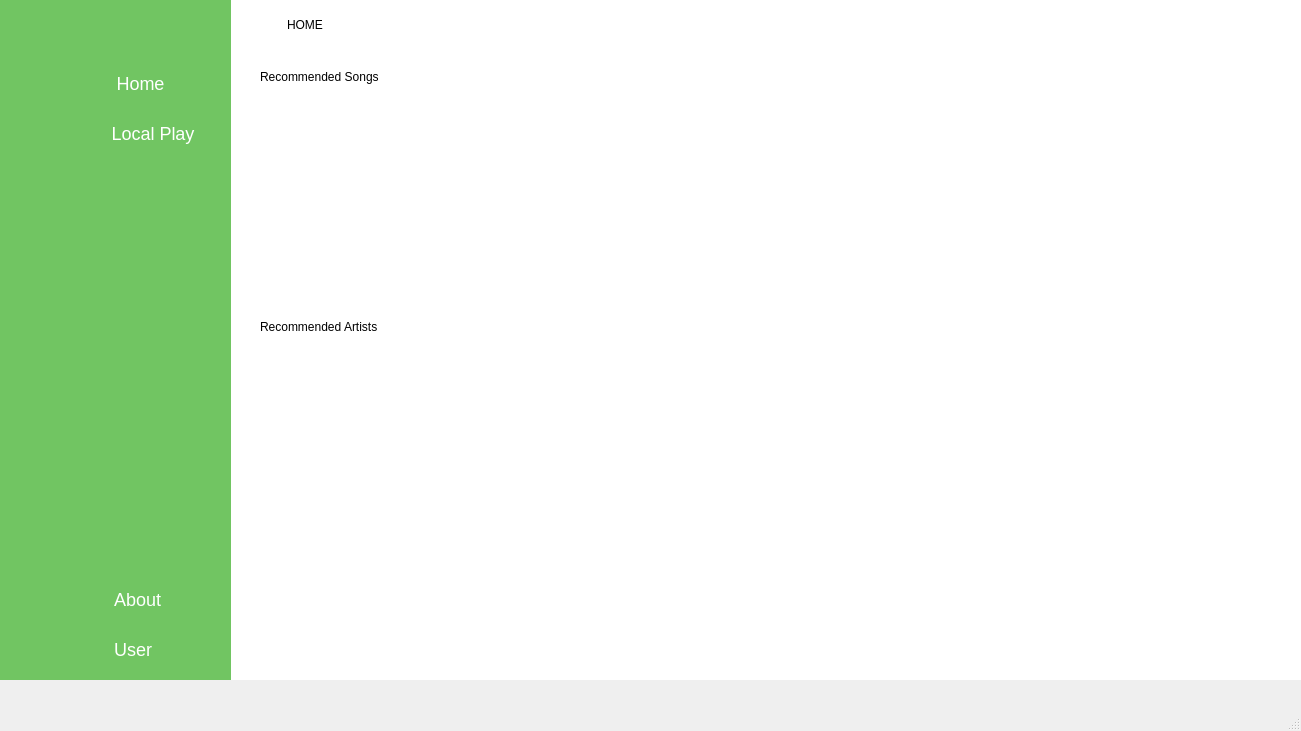
<?xml version="1.0" encoding="UTF-8"?>
<ui version="4.0">
 <class>MainWindow</class>
 <widget class="QMainWindow" name="MainWindow">
  <property name="geometry">
   <rect>
    <x>0</x>
    <y>0</y>
    <width>1301</width>
    <height>731</height>
   </rect>
  </property>
  <property name="minimumSize">
   <size>
    <width>0</width>
    <height>680</height>
   </size>
  </property>
  <property name="maximumSize">
   <size>
    <width>16777215</width>
    <height>731</height>
   </size>
  </property>
  <property name="windowTitle">
   <string>MainWindow</string>
  </property>
  <widget class="QWidget" name="centralwidget">
   <property name="minimumSize">
    <size>
     <width>0</width>
     <height>680</height>
    </size>
   </property>
   <property name="maximumSize">
    <size>
     <width>16777215</width>
     <height>680</height>
    </size>
   </property>
   <property name="styleSheet">
    <string notr="true">background-color: rgb(255, 255, 255);</string>
   </property>
   <widget class="QWidget" name="layoutWidget">
    <property name="geometry">
     <rect>
      <x>0</x>
      <y>-2</y>
      <width>1135</width>
      <height>721</height>
     </rect>
    </property>
    <layout class="QHBoxLayout" name="horizontalLayout_4">
     <property name="spacing">
      <number>0</number>
     </property>
     <item>
      <widget class="QWidget" name="widget_icons" native="true">
       <property name="minimumSize">
        <size>
         <width>70</width>
         <height>680</height>
        </size>
       </property>
       <property name="maximumSize">
        <size>
         <width>70</width>
         <height>16777215</height>
        </size>
       </property>
       <property name="styleSheet">
        <string notr="true">QWidget {
	background-color: #71C562;
	color: white;
}

QPushButton {
	border: none;
	height: 30px;
	padding-top: 5px;
	padding-bottom: 5px;
}</string>
       </property>
       <layout class="QVBoxLayout" name="verticalLayout_6">
        <property name="topMargin">
         <number>30</number>
        </property>
        <property name="bottomMargin">
         <number>50</number>
        </property>
        <item>
         <layout class="QHBoxLayout" name="horizontalLayout">
          <property name="spacing">
           <number>0</number>
          </property>
          <item>
           <spacer name="horizontalSpacer_2">
            <property name="orientation">
             <enum>Qt::Horizontal</enum>
            </property>
            <property name="sizeHint" stdset="0">
             <size>
              <width>13</width>
              <height>20</height>
             </size>
            </property>
           </spacer>
          </item>
          <item>
           <widget class="QLabel" name="logo_1">
            <property name="maximumSize">
             <size>
              <width>16777215</width>
              <height>50</height>
             </size>
            </property>
            <property name="styleSheet">
             <string notr="true"/>
            </property>
            <property name="text">
             <string/>
            </property>
            <property name="pixmap">
             <pixmap>../assets/images/μsic_sync-removebg.png</pixmap>
            </property>
            <property name="scaledContents">
             <bool>true</bool>
            </property>
            <property name="alignment">
             <set>Qt::AlignCenter</set>
            </property>
           </widget>
          </item>
          <item>
           <spacer name="horizontalSpacer">
            <property name="orientation">
             <enum>Qt::Horizontal</enum>
            </property>
            <property name="sizeHint" stdset="0">
             <size>
              <width>17</width>
              <height>20</height>
             </size>
            </property>
           </spacer>
          </item>
         </layout>
        </item>
        <item>
         <layout class="QVBoxLayout" name="verticalLayout">
          <property name="spacing">
           <number>10</number>
          </property>
          <property name="topMargin">
           <number>15</number>
          </property>
          <item>
           <widget class="QPushButton" name="home1">
            <property name="sizePolicy">
             <sizepolicy hsizetype="Minimum" vsizetype="Minimum">
              <horstretch>0</horstretch>
              <verstretch>0</verstretch>
             </sizepolicy>
            </property>
            <property name="cursor">
             <cursorShape>PointingHandCursor</cursorShape>
            </property>
            <property name="styleSheet">
             <string notr="true">QPushButton:checked {
	background-color: white;
	color: #71C562;
	border-radius: 10px;
}</string>
            </property>
            <property name="text">
             <string/>
            </property>
            <property name="icon">
             <iconset resource="../assets/resources.qrc">
              <normaloff>:/icons/musical-note.png</normaloff>:/icons/musical-note.png</iconset>
            </property>
            <property name="iconSize">
             <size>
              <width>30</width>
              <height>30</height>
             </size>
            </property>
            <property name="checkable">
             <bool>true</bool>
            </property>
            <property name="autoExclusive">
             <bool>true</bool>
            </property>
           </widget>
          </item>
          <item>
           <widget class="QPushButton" name="local1">
            <property name="sizePolicy">
             <sizepolicy hsizetype="Minimum" vsizetype="Minimum">
              <horstretch>0</horstretch>
              <verstretch>0</verstretch>
             </sizepolicy>
            </property>
            <property name="cursor">
             <cursorShape>PointingHandCursor</cursorShape>
            </property>
            <property name="styleSheet">
             <string notr="true">QPushButton:checked {
	background-color: white;
	color: #71C562;
	border-radius: 10px;
}</string>
            </property>
            <property name="text">
             <string/>
            </property>
            <property name="icon">
             <iconset resource="../assets/resources.qrc">
              <normaloff>:/icons/local-play-button.png</normaloff>:/icons/local-play-button.png</iconset>
            </property>
            <property name="iconSize">
             <size>
              <width>30</width>
              <height>30</height>
             </size>
            </property>
            <property name="checkable">
             <bool>true</bool>
            </property>
            <property name="autoExclusive">
             <bool>true</bool>
            </property>
           </widget>
          </item>
         </layout>
        </item>
        <item>
         <spacer name="verticalSpacer">
          <property name="orientation">
           <enum>Qt::Vertical</enum>
          </property>
          <property name="sizeHint" stdset="0">
           <size>
            <width>36</width>
            <height>426</height>
           </size>
          </property>
         </spacer>
        </item>
        <item>
         <layout class="QVBoxLayout" name="verticalLayout_3">
          <property name="spacing">
           <number>10</number>
          </property>
          <item>
           <widget class="QPushButton" name="about1">
            <property name="sizePolicy">
             <sizepolicy hsizetype="Minimum" vsizetype="Minimum">
              <horstretch>0</horstretch>
              <verstretch>0</verstretch>
             </sizepolicy>
            </property>
            <property name="cursor">
             <cursorShape>PointingHandCursor</cursorShape>
            </property>
            <property name="styleSheet">
             <string notr="true">QPushButton:checked {
	background-color: white;
	color: #71C562;
	border-radius: 10px;
}</string>
            </property>
            <property name="text">
             <string/>
            </property>
            <property name="icon">
             <iconset resource="../assets/resources.qrc">
              <normaloff>:/icons/info.png</normaloff>:/icons/info.png</iconset>
            </property>
            <property name="iconSize">
             <size>
              <width>30</width>
              <height>30</height>
             </size>
            </property>
            <property name="checkable">
             <bool>true</bool>
            </property>
            <property name="autoExclusive">
             <bool>true</bool>
            </property>
           </widget>
          </item>
          <item>
           <widget class="QPushButton" name="user1">
            <property name="sizePolicy">
             <sizepolicy hsizetype="Minimum" vsizetype="Minimum">
              <horstretch>0</horstretch>
              <verstretch>0</verstretch>
             </sizepolicy>
            </property>
            <property name="cursor">
             <cursorShape>PointingHandCursor</cursorShape>
            </property>
            <property name="styleSheet">
             <string notr="true">QPushButton:checked {
	background-color: white;
	color: #71C562;
	border-radius: 10px;
}</string>
            </property>
            <property name="text">
             <string/>
            </property>
            <property name="icon">
             <iconset resource="../assets/resources.qrc">
              <normaloff>:/icons/user.png</normaloff>:/icons/user.png</iconset>
            </property>
            <property name="iconSize">
             <size>
              <width>30</width>
              <height>30</height>
             </size>
            </property>
            <property name="checkable">
             <bool>true</bool>
            </property>
            <property name="autoExclusive">
             <bool>true</bool>
            </property>
           </widget>
          </item>
         </layout>
        </item>
       </layout>
      </widget>
     </item>
     <item>
      <widget class="QWidget" name="widget_icontexts" native="true">
       <property name="minimumSize">
        <size>
         <width>161</width>
         <height>680</height>
        </size>
       </property>
       <property name="maximumSize">
        <size>
         <width>161</width>
         <height>16777215</height>
        </size>
       </property>
       <property name="styleSheet">
        <string notr="true">QWidget {
	background-color: #71C562;
	color: white;
}
QPushButton {
	border: none;
	height: 30px;
	padding-top: 5px;
	padding-bottom: 5px;
}</string>
       </property>
       <layout class="QVBoxLayout" name="verticalLayout_5">
        <property name="topMargin">
         <number>30</number>
        </property>
        <property name="bottomMargin">
         <number>50</number>
        </property>
        <item alignment="Qt::AlignHCenter">
         <widget class="QLabel" name="logo_2">
          <property name="maximumSize">
           <size>
            <width>100</width>
            <height>50</height>
           </size>
          </property>
          <property name="text">
           <string/>
          </property>
          <property name="pixmap">
           <pixmap>../assets/images/μsic_sync_with_name-removebg.png</pixmap>
          </property>
          <property name="scaledContents">
           <bool>true</bool>
          </property>
          <property name="alignment">
           <set>Qt::AlignCenter</set>
          </property>
         </widget>
        </item>
        <item>
         <layout class="QVBoxLayout" name="verticalLayout_2">
          <property name="spacing">
           <number>10</number>
          </property>
          <property name="topMargin">
           <number>15</number>
          </property>
          <item>
           <widget class="QPushButton" name="home2">
            <property name="sizePolicy">
             <sizepolicy hsizetype="Minimum" vsizetype="Minimum">
              <horstretch>0</horstretch>
              <verstretch>0</verstretch>
             </sizepolicy>
            </property>
            <property name="cursor">
             <cursorShape>PointingHandCursor</cursorShape>
            </property>
            <property name="styleSheet">
             <string notr="true">QPushButton {
	height: 30px;
	border: none;
	font-size: 18px;
	padding-left: -30px
}
QPushButton:checked {
	background-color: white;
	color: #71C562;
	border-radius: 10px;
}</string>
            </property>
            <property name="text">
             <string>  Home</string>
            </property>
            <property name="icon">
             <iconset resource="../assets/resources.qrc">
              <normaloff>:/icons/musical-note.png</normaloff>:/icons/musical-note.png</iconset>
            </property>
            <property name="iconSize">
             <size>
              <width>30</width>
              <height>30</height>
             </size>
            </property>
            <property name="checkable">
             <bool>true</bool>
            </property>
            <property name="autoExclusive">
             <bool>true</bool>
            </property>
           </widget>
          </item>
          <item>
           <widget class="QPushButton" name="local2">
            <property name="sizePolicy">
             <sizepolicy hsizetype="Minimum" vsizetype="Minimum">
              <horstretch>0</horstretch>
              <verstretch>0</verstretch>
             </sizepolicy>
            </property>
            <property name="cursor">
             <cursorShape>PointingHandCursor</cursorShape>
            </property>
            <property name="styleSheet">
             <string notr="true">QPushButton {
	height: 30px;
	border: none;
	font-size: 18px;
}
QPushButton:checked {
	background-color: white;
	color: #71C562;
	border-radius: 10px;
}</string>
            </property>
            <property name="text">
             <string> Local Play</string>
            </property>
            <property name="icon">
             <iconset resource="../assets/resources.qrc">
              <normaloff>:/icons/local-play-button.png</normaloff>:/icons/local-play-button.png</iconset>
            </property>
            <property name="iconSize">
             <size>
              <width>30</width>
              <height>30</height>
             </size>
            </property>
            <property name="checkable">
             <bool>true</bool>
            </property>
            <property name="autoExclusive">
             <bool>true</bool>
            </property>
           </widget>
          </item>
         </layout>
        </item>
        <item>
         <spacer name="verticalSpacer_2">
          <property name="orientation">
           <enum>Qt::Vertical</enum>
          </property>
          <property name="sizeHint" stdset="0">
           <size>
            <width>38</width>
            <height>316</height>
           </size>
          </property>
         </spacer>
        </item>
        <item>
         <layout class="QVBoxLayout" name="verticalLayout_4">
          <property name="spacing">
           <number>10</number>
          </property>
          <item>
           <widget class="QPushButton" name="about2">
            <property name="sizePolicy">
             <sizepolicy hsizetype="Minimum" vsizetype="Minimum">
              <horstretch>0</horstretch>
              <verstretch>0</verstretch>
             </sizepolicy>
            </property>
            <property name="cursor">
             <cursorShape>PointingHandCursor</cursorShape>
            </property>
            <property name="styleSheet">
             <string notr="true">QPushButton {
	height: 30px;
	border: none;
	font-size: 18px;
	padding-left: -30px
}
QPushButton:checked {
	background-color: white;
	color: #71C562;
	border-radius: 10px;
}</string>
            </property>
            <property name="text">
             <string> About</string>
            </property>
            <property name="icon">
             <iconset resource="../assets/resources.qrc">
              <normaloff>:/icons/info.png</normaloff>:/icons/info.png</iconset>
            </property>
            <property name="iconSize">
             <size>
              <width>30</width>
              <height>30</height>
             </size>
            </property>
            <property name="checkable">
             <bool>true</bool>
            </property>
            <property name="autoExclusive">
             <bool>true</bool>
            </property>
           </widget>
          </item>
          <item>
           <widget class="QPushButton" name="user2">
            <property name="sizePolicy">
             <sizepolicy hsizetype="Minimum" vsizetype="Minimum">
              <horstretch>0</horstretch>
              <verstretch>0</verstretch>
             </sizepolicy>
            </property>
            <property name="cursor">
             <cursorShape>PointingHandCursor</cursorShape>
            </property>
            <property name="styleSheet">
             <string notr="true">QPushButton {
	height: 30px;
	border: none;
	font-size: 18px;
	padding-left: -40px
}
QPushButton:checked {
	background-color: white;
	color: #71C562;
	border-radius: 10px;
}</string>
            </property>
            <property name="text">
             <string> User</string>
            </property>
            <property name="icon">
             <iconset resource="../assets/resources.qrc">
              <normaloff>:/icons/user.png</normaloff>:/icons/user.png</iconset>
            </property>
            <property name="iconSize">
             <size>
              <width>30</width>
              <height>30</height>
             </size>
            </property>
            <property name="checkable">
             <bool>true</bool>
            </property>
            <property name="autoExclusive">
             <bool>true</bool>
            </property>
           </widget>
          </item>
         </layout>
        </item>
       </layout>
      </widget>
     </item>
     <item>
      <layout class="QVBoxLayout" name="verticalLayout_7">
       <property name="sizeConstraint">
        <enum>QLayout::SetMinAndMaxSize</enum>
       </property>
       <item>
        <widget class="QWidget" name="header" native="true">
         <property name="sizePolicy">
          <sizepolicy hsizetype="Preferred" vsizetype="Fixed">
           <horstretch>0</horstretch>
           <verstretch>0</verstretch>
          </sizepolicy>
         </property>
         <property name="minimumSize">
          <size>
           <width>900</width>
           <height>41</height>
          </size>
         </property>
         <property name="styleSheet">
          <string notr="true">background-color: rgb(255, 255, 255);</string>
         </property>
         <layout class="QHBoxLayout" name="horizontalLayout_3">
          <item>
           <layout class="QHBoxLayout" name="horizontalLayout_2">
            <property name="spacing">
             <number>10</number>
            </property>
            <property name="leftMargin">
             <number>5</number>
            </property>
            <item>
             <widget class="QPushButton" name="burger_icon">
              <property name="cursor">
               <cursorShape>PointingHandCursor</cursorShape>
              </property>
              <property name="styleSheet">
               <string notr="true">QPushButton {
	background: none;
	border: none;
	border-radius: 5px;
}
QPushButton:hover {
	border: 2px solid black;
}</string>
              </property>
              <property name="text">
               <string/>
              </property>
              <property name="icon">
               <iconset resource="../assets/resources.qrc">
                <normaloff>:/icons/burger-bar.png</normaloff>:/icons/burger-bar.png</iconset>
              </property>
              <property name="iconSize">
               <size>
                <width>30</width>
                <height>30</height>
               </size>
              </property>
              <property name="checkable">
               <bool>true</bool>
              </property>
             </widget>
            </item>
            <item>
             <widget class="QLabel" name="page_label">
              <property name="styleSheet">
               <string notr="true">font: 12pt &quot;Arial Rounded MT Bold&quot;;
color: black;</string>
              </property>
              <property name="text">
               <string>HOME</string>
              </property>
             </widget>
            </item>
           </layout>
          </item>
          <item>
           <spacer name="horizontalSpacer_3">
            <property name="orientation">
             <enum>Qt::Horizontal</enum>
            </property>
            <property name="sizeHint" stdset="0">
             <size>
              <width>655</width>
              <height>36</height>
             </size>
            </property>
           </spacer>
          </item>
         </layout>
        </widget>
       </item>
       <item>
        <widget class="QWidget" name="main_screen" native="true">
         <property name="sizePolicy">
          <sizepolicy hsizetype="Preferred" vsizetype="Preferred">
           <horstretch>0</horstretch>
           <verstretch>0</verstretch>
          </sizepolicy>
         </property>
         <property name="minimumSize">
          <size>
           <width>900</width>
           <height>0</height>
          </size>
         </property>
         <property name="styleSheet">
          <string notr="true"/>
         </property>
         <widget class="QStackedWidget" name="home_stack">
          <property name="geometry">
           <rect>
            <x>-1</x>
            <y>-1</y>
            <width>901</width>
            <height>681</height>
           </rect>
          </property>
          <property name="sizePolicy">
           <sizepolicy hsizetype="Expanding" vsizetype="Preferred">
            <horstretch>0</horstretch>
            <verstretch>0</verstretch>
           </sizepolicy>
          </property>
          <property name="minimumSize">
           <size>
            <width>761</width>
            <height>571</height>
           </size>
          </property>
          <property name="currentIndex">
           <number>0</number>
          </property>
          <widget class="QWidget" name="homepage">
           <widget class="QLabel" name="label_4">
            <property name="geometry">
             <rect>
              <x>30</x>
              <y>0</y>
              <width>711</width>
              <height>51</height>
             </rect>
            </property>
            <property name="styleSheet">
             <string notr="true">font: 22pt &quot;Arial Rounded MT Bold&quot;;
color: black</string>
            </property>
            <property name="text">
             <string>Recommended Songs</string>
            </property>
           </widget>
           <widget class="QLabel" name="label_5">
            <property name="geometry">
             <rect>
              <x>30</x>
              <y>250</y>
              <width>711</width>
              <height>51</height>
             </rect>
            </property>
            <property name="styleSheet">
             <string notr="true">font: 22pt &quot;Arial Rounded MT Bold&quot;;
color: black</string>
            </property>
            <property name="text">
             <string>Recommended Artists</string>
            </property>
           </widget>
          </widget>
          <widget class="QWidget" name="local_page">
           <widget class="QLabel" name="label_6">
            <property name="geometry">
             <rect>
              <x>30</x>
              <y>10</y>
              <width>741</width>
              <height>61</height>
             </rect>
            </property>
            <property name="styleSheet">
             <string notr="true">font: 22pt &quot;Arial Rounded MT Bold&quot;;
color: black;</string>
            </property>
            <property name="text">
             <string>Songs from your local file</string>
            </property>
           </widget>
           <widget class="QFrame" name="content_layout">
            <property name="geometry">
             <rect>
              <x>30</x>
              <y>70</y>
              <width>861</width>
              <height>531</height>
             </rect>
            </property>
            <property name="styleSheet">
             <string notr="true">QFrame {
	background-color: #555;
	border-radius: 30px
}</string>
            </property>
            <property name="frameShape">
             <enum>QFrame::StyledPanel</enum>
            </property>
            <property name="frameShadow">
             <enum>QFrame::Raised</enum>
            </property>
            <widget class="QWidget" name="verticalLayoutWidget">
             <property name="geometry">
              <rect>
               <x>20</x>
               <y>20</y>
               <width>821</width>
               <height>491</height>
              </rect>
             </property>
             <layout class="QVBoxLayout" name="list_layout"/>
            </widget>
           </widget>
          </widget>
         </widget>
        </widget>
       </item>
      </layout>
     </item>
    </layout>
   </widget>
  </widget>
  <widget class="QMenuBar" name="menubar">
   <property name="geometry">
    <rect>
     <x>0</x>
     <y>0</y>
     <width>1301</width>
     <height>26</height>
    </rect>
   </property>
  </widget>
  <widget class="QStatusBar" name="statusbar"/>
 </widget>
 <resources>
  <include location="../assets/resources.qrc"/>
 </resources>
 <connections>
  <connection>
   <sender>home2</sender>
   <signal>toggled(bool)</signal>
   <receiver>home1</receiver>
   <slot>setChecked(bool)</slot>
   <hints>
    <hint type="sourcelabel">
     <x>108</x>
     <y>134</y>
    </hint>
    <hint type="destinationlabel">
     <x>43</x>
     <y>139</y>
    </hint>
   </hints>
  </connection>
  <connection>
   <sender>local2</sender>
   <signal>toggled(bool)</signal>
   <receiver>local1</receiver>
   <slot>setChecked(bool)</slot>
   <hints>
    <hint type="sourcelabel">
     <x>127</x>
     <y>195</y>
    </hint>
    <hint type="destinationlabel">
     <x>53</x>
     <y>206</y>
    </hint>
   </hints>
  </connection>
  <connection>
   <sender>about2</sender>
   <signal>toggled(bool)</signal>
   <receiver>about1</receiver>
   <slot>setChecked(bool)</slot>
   <hints>
    <hint type="sourcelabel">
     <x>216</x>
     <y>689</y>
    </hint>
    <hint type="destinationlabel">
     <x>57</x>
     <y>689</y>
    </hint>
   </hints>
  </connection>
  <connection>
   <sender>user2</sender>
   <signal>toggled(bool)</signal>
   <receiver>user1</receiver>
   <slot>setChecked(bool)</slot>
   <hints>
    <hint type="sourcelabel">
     <x>203</x>
     <y>749</y>
    </hint>
    <hint type="destinationlabel">
     <x>57</x>
     <y>749</y>
    </hint>
   </hints>
  </connection>
  <connection>
   <sender>burger_icon</sender>
   <signal>toggled(bool)</signal>
   <receiver>widget_icontexts</receiver>
   <slot>setHidden(bool)</slot>
   <hints>
    <hint type="sourcelabel">
     <x>294</x>
     <y>67</y>
    </hint>
    <hint type="destinationlabel">
     <x>213</x>
     <y>100</y>
    </hint>
   </hints>
  </connection>
  <connection>
   <sender>burger_icon</sender>
   <signal>toggled(bool)</signal>
   <receiver>widget_icons</receiver>
   <slot>setVisible(bool)</slot>
   <hints>
    <hint type="sourcelabel">
     <x>275</x>
     <y>67</y>
    </hint>
    <hint type="destinationlabel">
     <x>63</x>
     <y>101</y>
    </hint>
   </hints>
  </connection>
 </connections>
</ui>
